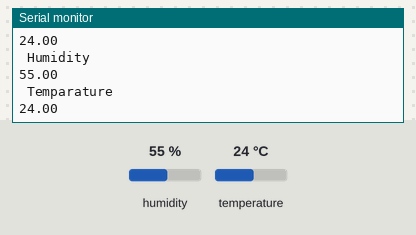
This sketch was run on a simulated Arduino Uno, built with avr-gcc and run on an emulated ATmega328P. Parts: the last lines printed to the serial monitor. Inputs (shaded band) come from the test bench; at power-on: humidity 55 %, temperature 24 °C.

Above: at 2.8 s.
2.9 s: humidity set to 22 %
At 5.3 s:
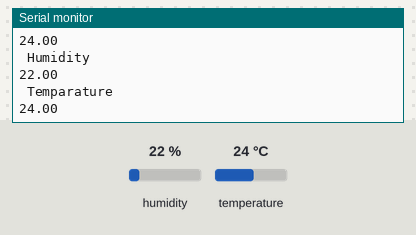
5.6 s: temperature set to 12 °C
At 6.7 s:
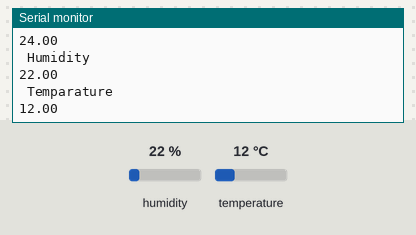
8.3 s: humidity set to 40 %
At 11.6 s:
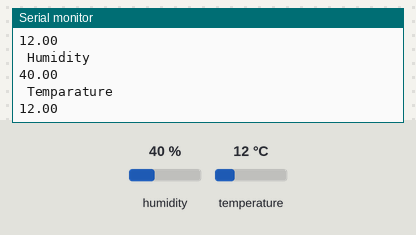
Timing chart, 0 to 13.1 s (numbered marks = the images above; inputs shaded):
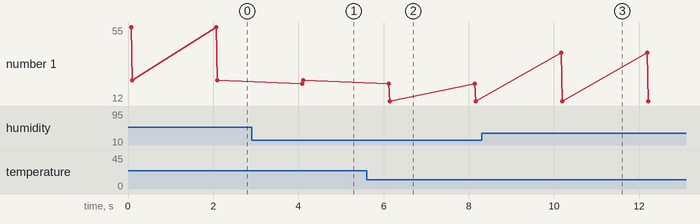

The sketch:

UNO_with_temp_sensor.ino
```cpp
#include<dht.h>
dht DHT;

// if you require to change the pin number, Edit the pin with your arduino pin.

#define DHT11_PIN 2

void setup() {

  Serial.begin(9600);

  Serial.println("welcome to TechPonder Humidity and temperature Detector");
  }

void loop() { // READ DATA

  int chk = DHT.read11(DHT11_PIN);

  Serial.println(" Humidity " );

  Serial.println(DHT.humidity);

  Serial.println(" Temparature ");

  Serial.println(DHT.temperature);

  delay(2000);

}
```

Measured:
- after the input at 2.9 s, the serial monitor: prints a new line after 1.2 s (image 1)
- after the input at 5.6 s, the serial monitor: prints a new line after 0.54 s (image 2)
- after the input at 8.3 s, the serial monitor: prints a new line after 1.9 s (image 3)
- plotted number 1: 24 → 12 after the input at 5.6 s
